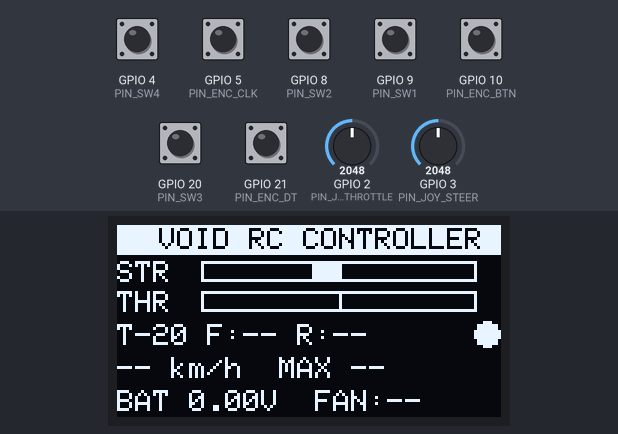
The program below on a simulated Seeed XIAO ESP32-C3. On the bench: 128×64 one-colour display. The test bench sets the inputs (shaded band); at power-on: GPIO 4 (PIN_SW4), GPIO 5 (PIN_ENC_CLK), GPIO 8 (PIN_SW2), GPIO 9 (PIN_SW1), GPIO 10 (PIN_ENC_BTN), GPIO 20 (PIN_SW3), GPIO 21 (PIN_ENC_DT) HIGH, GPIO 2 (PIN_JOY_THROTTLE) = 2048, GPIO 3 (PIN_JOY_STEER) = 2048. EEPROM starts erased; what the program prints to the serial monitor is not drawn.

Above: at 2.0 s.
2.1 s: GPIO 9 (PIN_SW1) pulled LOW for 1 s
At 2.24 s:
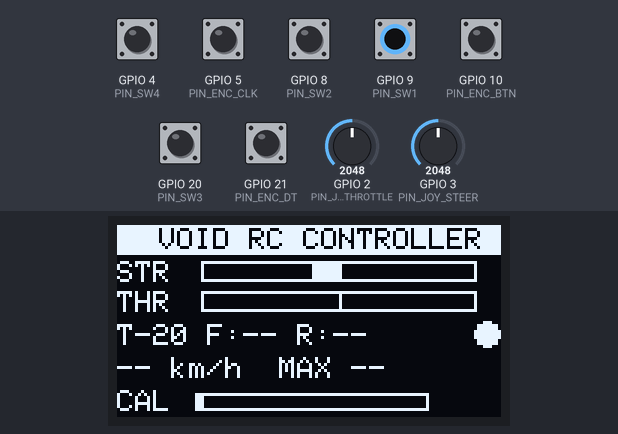
4.6 s: GPIO 4 (PIN_SW4) pulled LOW for 0.15 s
At 5.1 s:
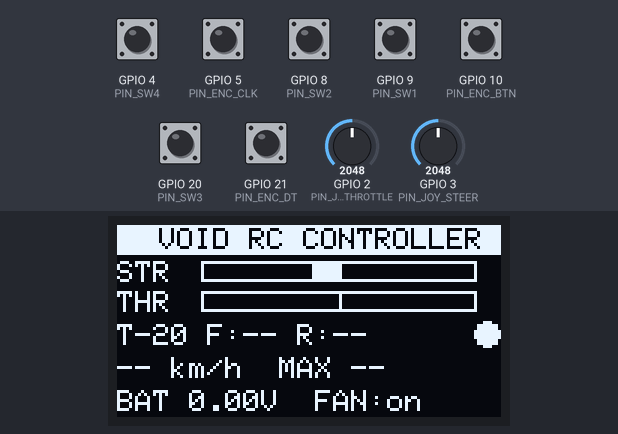
6.2 s: GPIO 2 (PIN_JOY_THROTTLE) set to 2148
7.8 s: GPIO 9 (PIN_SW1) pulled LOW for 0.15 s
9.5 s: GPIO 4 (PIN_SW4) pulled LOW for 1 s
At 10.1 s:
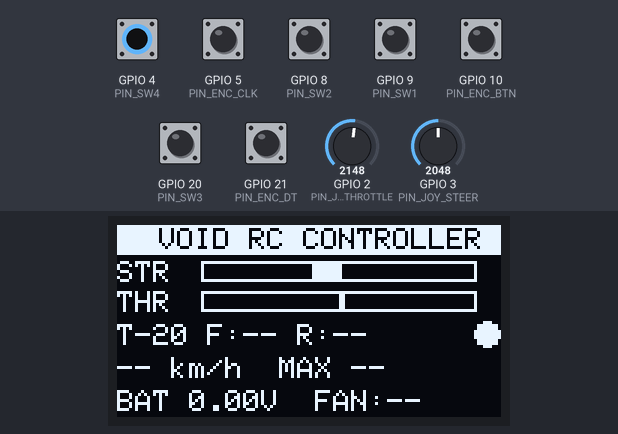
12.0 s: GPIO 3 (PIN_JOY_STEER) set to 2216
At 13.2 s:
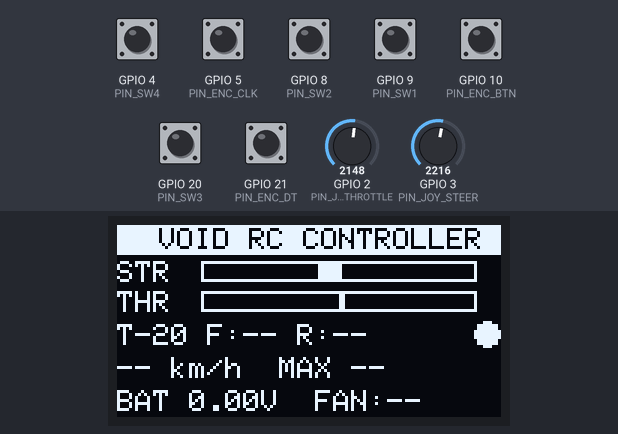
Timing chart, 0 to 14.6 s (numbered marks = the images above; inputs shaded):
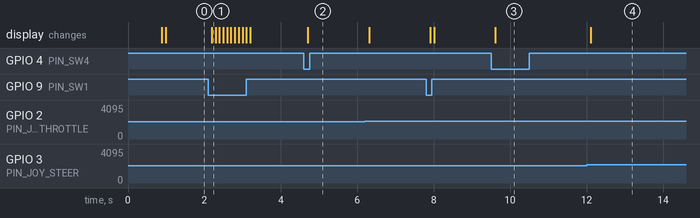

Measured:
- after the input at 2.1 s, the display: changes after 0.09 s (image 1)
- after the input at 4.6 s, the display: changes after 0.11 s (image 2)
- after the input at 9.5 s, the display: changes after 0.11 s (image 3)
- after the input at 12.0 s, the display: changes after 0.11 s (image 4)

The program:

main.cpp
```cpp
// ============================================================
//  VOID — Remote Controller Firmware  v1.5
//  Board  : Seeed Studio XIAO ESP32C3
//  Proto  : ESP-NOW  (TX control → Abyss, RX telemetry ← Abyss)
//
//  ── PIN MAP (J6 / J9 → XIAO) ────────────────────────────
//  J6-1  JoyR   (throttle pot)  → GPIO2  / A0
//  J6-2  JoyL   (steering pot)  → GPIO3  / A1
//  J6-3  SW4    (button 4)      → GPIO4
//  J6-4  CLK    (enc clock)     → GPIO5
//  J6-5  SDA                   → GPIO6
//  J6-6  SCL                   → GPIO7
//  J6-7  BT     (enc DT)        → GPIO21
//
//  J9-1  SW3    (button 3)      → GPIO20
//  J9-2  SW2    (button 2)      → GPIO8
//  J9-3  SW1    (button 1)      → GPIO9
//  J9-4  SW     (enc btn)       → GPIO10
//  J9-5  +3V3   (power)
//  J9-6  GND    (power)
//  J9-7  NC
//
//  ── BUTTON FUNCTIONS ────────────────────────────────────
//  SW1  → Hold 2 s anytime = enter joystick calibration wizard
//  SW2  → Toggle front lights (LED1)
//  SW3  → Toggle rear  lights (LED2)
//  SW4  → Toggle fan
//  ENC rotate → steering trim (-20 … +20 steps)
//  ENC press  → reset trim to 0  /  reset max speed
//
//  ── OLED LAYOUT ─────────────────────────────────────────
//  ┌──────────────────────────┐
//  │   VOID RC CONTROLLER    │  ← title bar (inverted)
//  │ STR [========|====    ] │  ← steering bar
//  │ THR [=====|            ]│  ← throttle bar
//  │ TRIM +3   F:on R:off   ●│  ← trim + lights + link dot
//  │  12.4 km/h  MAX 18.3   │  ← speed / max speed
//  │ BAT 7.82V     FAN:on   │  ← battery + fan (or CAL bar)
//  └──────────────────────────┘
//
//  ── RADIO CONFIG ────────────────────────────────────────
//  Channel  : 1  (locked — avoids WiFi channel overlap)
//  Protocol : LR (ESP32 long-range mode, ~3x obstacle penetration)
//  TX power : 21 dBm (max for C3)
//  TX rate  : 25 Hz (reduces airtime, more room for retries)
//  Failsafe : 1000 ms (tolerates indoor packet bursts)
//
//  ── JOYSTICK CALIBRATION ────────────────────────────────
//  Hold SW1 for 2 seconds anytime → calibration wizard
//  Step 1: sweep sticks to all corners → press ENC button
//  Step 2: centre both sticks         → press ENC button
//  Saves min/mid/max to NVS (flash), survives reboot
//
//  ── NOTE: ESP32Encoder NOT used ─────────────────────────
//  That library relies on the Xtensa PCNT hardware peripheral
//  which does not exist on the RISC-V ESP32-C3.
//  Encoder is handled with a plain GPIO rising-edge ISR.
// ============================================================

#include <Arduino.h>
#include <esp_now.h>
#include <esp_wifi.h>
#include <WiFi.h>
#include <Wire.h>
#include <Adafruit_GFX.h>
#include <Adafruit_SSD1306.h>
#include <Preferences.h>

// ── Pins ─────────────────────────────────────────────────────
#define PIN_JOY_STEER     3   // JoyL → GPIO3 / A1
#define PIN_JOY_THROTTLE  2   // JoyR → GPIO2 / A0
#define PIN_SW4           4
#define PIN_ENC_CLK       5
#define PIN_ENC_DT       21
#define PIN_ENC_BTN      10
#define PIN_SW1           9
#define PIN_SW2           8
#define PIN_SW3          20
#define PIN_SDA           6
#define PIN_SCL           7

// ── Radio config ─────────────────────────────────────────────
// Channel 1 is locked on both Void and Abyss.
// LR protocol: ESP32 proprietary 512 kbps mode — same API,
// ~3× wall/obstacle penetration vs standard 802.11b.
// Both sides MUST use the same channel and protocol or they
// will not hear each other.
#define ESPNOW_CHANNEL   1
#define TX_INTERVAL_MS  40    // 25 Hz — halved from 50 Hz to cut airtime
#define DEFAULT_STEER_TRIM   -20
#define THROTTLE_SMOOTH_ALPHA 0.05f
#define THROTTLE_SLEW_PER_SEC 180.0f
#define STEER_SMOOTH_ALPHA    0.10f
#define STEER_SLEW_PER_SEC    300.0f
#define STEER_DEADZONE        80
#define THROTTLE_DEADZONE     24

// ── Calibration hold time ────────────────────────────────────
#define CAL_HOLD_MS  2000

// ── Software rotary encoder ──────────────────────────────────
volatile int32_t  encCount  = 0;
volatile uint8_t  encState  = 0;
volatile uint32_t encLastUs = 0;

static const int8_t ENC_TABLE[16] = {
     0, -1, +1,  0,
    +1,  0,  0, -1,
    -1,  0,  0, +1,
     0, +1, -1,  0
};

void IRAM_ATTR encISR() {
    uint32_t now = micros();
    if (now - encLastUs < 2000) return;
    uint8_t cur = (digitalRead(PIN_ENC_CLK) << 1) | digitalRead(PIN_ENC_DT);
    int8_t  dir = ENC_TABLE[(encState << 2) | cur];
    encState = cur;
    if (dir != 0) { encCount += dir; encLastUs = now; }
}

// ── OLED ─────────────────────────────────────────────────────
#define OLED_ADDR  0x3C
#define SCREEN_W   128
#define SCREEN_H    64
Adafruit_SSD1306 display(SCREEN_W, SCREEN_H, &Wire, -1);

// ── NVS ──────────────────────────────────────────────────────
Preferences prefs;

// ── Joystick calibration ──────────────────────────────────────
struct JoyCal {
    uint16_t steerMin,  steerMid,  steerMax;
    uint16_t throttMin, throttMid, throttMax;
};
JoyCal cal = {100, 2048, 3995, 100, 2048, 3995};

void saveCal() {
    prefs.begin("joycal", false);
    prefs.putBytes("cal", &cal, sizeof(cal));
    prefs.end();
}
void loadCal() {
    prefs.begin("joycal", true);
    if (prefs.isKey("cal")) prefs.getBytes("cal", &cal, sizeof(cal));
    prefs.end();
}

// ── Control packet (VOID → Abyss) ────────────────────────────
typedef struct __attribute__((packed)) {
    int16_t  steering;
    int16_t  throttle;
    int8_t   trim;
    bool     led1;
    bool     led2;
    bool     fan;
    uint8_t  crc;
} RCPacket;

// ── Telemetry packet (Abyss → VOID) ──────────────────────────
typedef struct __attribute__((packed)) {
    float    kph;
    float    kphMax;
    float    vbat;
    uint8_t  crc;
} TelPacket;

RCPacket pkt = {};
float steerFiltered = 0.0f;
float steerCommand = 0.0f;
bool  steerFilterInit = false;
uint32_t steerLastMs = 0;
float throttleFiltered = 0.0f;
float throttleCommand = 0.0f;
bool  throttleFilterInit = false;
uint32_t throttleLastMs = 0;

// ── Telemetry state ───────────────────────────────────────────
volatile bool      newTel  = false;
volatile TelPacket rxTel   = {};
float    dispKph    = 0.0f;
float    dispKphMax = 0.0f;
float    dispVbat   = 0.0f;

// ── Runtime state ─────────────────────────────────────────────
bool     lastSW2 = HIGH, lastSW3 = HIGH, lastSW4 = HIGH, lastEncBtn = HIGH;
int32_t  lastEncVal = 0;
bool     espNowOK   = false;
uint32_t lastTx     = 0;
uint32_t lastDisp   = 0;
bool     txAck      = false;

// ── SW1 hold-for-calibration state ───────────────────────────
uint32_t sw1HoldStart = 0;
bool     sw1Holding   = false;
bool     sw1CalArmed  = false;

// ── Target MAC ── paste Abyss MAC here ───────────────────────
uint8_t ABYSS_MAC[] = {0x94, 0xA9, 0x90, 0x6B, 0x77, 0x14};

// ── CRC ───────────────────────────────────────────────────────
template<typename T>
uint8_t calcCRC(const T &p) {
    const uint8_t *bytes = reinterpret_cast<const uint8_t *>(&p);
    uint8_t crc = 0;
    for (size_t i = 0; i < sizeof(T) - 1; i++) {
        crc ^= bytes[i];
    }
    return crc;
}

// ── Joystick mapping ─────────────────────────────────────────
int16_t mapJoyCal(uint16_t raw, uint16_t mn, uint16_t mid, uint16_t mx,
                  bool invert = false, uint16_t dead = STEER_DEADZONE)
{
    int32_t v = (int32_t)raw - (int32_t)mid;
    if (abs(v) < (int32_t)dead) return 0;
    int16_t out;
    if (v > 0) {
        int32_t range = (int32_t)mx - (int32_t)mid - dead;
        out = (range <= 0) ? 100
            : (int16_t)constrain(map(v - dead, 0, range, 0, 100), 0, 100);
    } else {
        int32_t range = (int32_t)mid - (int32_t)mn - dead;
        out = -((range <= 0) ? 100
              : (int16_t)constrain(map(-v - dead, 0, range, 0, 100), 0, 100));
    }
    return invert ? -out : out;
}

uint16_t readAveragedAnalog(uint8_t pin, uint8_t samples = 8) {
    uint32_t acc = 0;
    for (uint8_t i = 0; i < samples; ++i) acc += analogRead(pin);
    return (uint16_t)(acc / samples);
}

// ── ESP-NOW callbacks ─────────────────────────────────────────
void onSent(const uint8_t *mac, esp_now_send_status_t status) {
    txAck = (status == ESP_NOW_SEND_SUCCESS);
}

void onReceive(const uint8_t *mac, const uint8_t *data, int len) {
    if (len != sizeof(TelPacket)) return;
    TelPacket tmp;
    memcpy(&tmp, data, sizeof(TelPacket));
    if (calcCRC(tmp) != tmp.crc) return;
    memcpy((void *)&rxTel, &tmp, sizeof(TelPacket));
    newTel = true;
}

// ── OLED helpers ─────────────────────────────────────────────
void drawCentred(const char *s, int y, uint8_t size = 1) {
    display.setTextSize(size);
    int16_t x1, y1; uint16_t w, h;
    display.getTextBounds(s, 0, y, &x1, &y1, &w, &h);
    display.setCursor((SCREEN_W - w) / 2, y);
    display.print(s);
}

void drawBar(int16_t val, int y) {
    display.drawRect(28, y, 92, 7, SSD1306_WHITE);
    display.drawFastVLine(74, y, 7, SSD1306_WHITE);
    if (val > 0) {
        int w = max(1, (int)(val * 45 / 100));
        display.fillRect(75, y + 1, w, 5, SSD1306_WHITE);
    } else if (val < 0) {
        int w = max(1, (int)(-val * 45 / 100));
        display.fillRect(74 - w, y + 1, w, 5, SSD1306_WHITE);
    }
}

// ── Calibration wizard ───────────────────────────────────────
void runCalibration() {
    uint16_t sMin = 4095, sMax = 0, tMin = 4095, tMax = 0;

    display.clearDisplay();
    display.setTextColor(SSD1306_WHITE);
    drawCentred("= CALIBRATION =", 0);
    drawCentred("Sweep BOTH sticks", 14);
    drawCentred("to all 4 corners,", 24);
    drawCentred("then press ENC BTN", 34);
    display.display();

    while (digitalRead(PIN_ENC_BTN) == LOW) delay(10);
    delay(300);

    while (digitalRead(PIN_ENC_BTN) == HIGH) {
        uint16_t rs = analogRead(PIN_JOY_STEER);
        uint16_t rt = analogRead(PIN_JOY_THROTTLE);
        sMin = min(sMin, rs);  sMax = max(sMax, rs);
        tMin = min(tMin, rt);  tMax = max(tMax, rt);
        display.fillRect(0, 54, 128, 10, SSD1306_BLACK);
        display.setCursor(0, 55);
        display.setTextSize(1);
        display.printf("S:%4d-%4d T:%4d-%4d", sMin, sMax, tMin, tMax);
        display.display();
        delay(15);
    }
    while (digitalRead(PIN_ENC_BTN) == LOW) delay(10);
    delay(300);

    display.clearDisplay();
    drawCentred("= CALIBRATION =", 0);
    drawCentred("Centre BOTH sticks", 16);
    drawCentred("then press ENC BTN", 30);
    display.display();

    while (digitalRead(PIN_ENC_BTN) == HIGH) delay(10);
    while (digitalRead(PIN_ENC_BTN) == LOW)  delay(10);
    delay(100);

    uint32_t sAcc = 0, tAcc = 0;
    for (int i = 0; i < 32; i++) {
        sAcc += analogRead(PIN_JOY_STEER);
        tAcc += analogRead(PIN_JOY_THROTTLE);
        delay(8);
    }
    uint16_t sMid = (uint16_t)(sAcc / 32);
    uint16_t tMid = (uint16_t)(tAcc / 32);

    bool ok = (sMax - sMin > 400) && (tMax - tMin > 400)
           && (sMid > sMin + 100)  && (sMid < sMax - 100)
           && (tMid > tMin + 100)  && (tMid < tMax - 100);

    display.clearDisplay();
    if (ok) {
        cal = { sMin, sMid, sMax, tMin, tMid, tMax };
        saveCal();
        drawCentred("SAVED!", 18, 2);
        drawCentred("Rebooting...", 44, 1);
    } else {
        drawCentred("ERROR", 10, 2);
        drawCentred("Range too small.", 36, 1);
        drawCentred("Try again.", 47, 1);
    }
    display.display();
    delay(2000);
    ESP.restart();
}

// ── Setup ─────────────────────────────────────────────────────
void setup() {
    Serial.begin(115200);

    pinMode(PIN_SW1,     INPUT_PULLUP);
    pinMode(PIN_SW2,     INPUT_PULLUP);
    pinMode(PIN_SW3,     INPUT_PULLUP);
    pinMode(PIN_SW4,     INPUT_PULLUP);
    pinMode(PIN_ENC_BTN, INPUT_PULLUP);
    pinMode(PIN_ENC_CLK, INPUT_PULLUP);
    pinMode(PIN_ENC_DT,  INPUT_PULLUP);

    encState = (digitalRead(PIN_ENC_CLK) << 1) | digitalRead(PIN_ENC_DT);
    attachInterrupt(digitalPinToInterrupt(PIN_ENC_CLK), encISR, CHANGE);
    attachInterrupt(digitalPinToInterrupt(PIN_ENC_DT),  encISR, CHANGE);

    Wire.begin(PIN_SDA, PIN_SCL);
    if (!display.begin(SSD1306_SWITCHCAPVCC, OLED_ADDR)) {
        Serial.println("SSD1306 init failed");
    }
    display.clearDisplay();
    display.setTextColor(SSD1306_WHITE);

    loadCal();
    pkt.trim = DEFAULT_STEER_TRIM;
    steerLastMs = millis();
    throttleLastMs = millis();

    // ── WiFi + ESP-NOW + range optimisations ─────────────────
    WiFi.mode(WIFI_STA);
    WiFi.disconnect();

    // Lock to channel 1 and enable LR (long-range) protocol.
    // LR is an Espressif proprietary mode that uses a narrower
    // bandwidth and stronger FEC — same frequency, same API,
    // but penetrates walls ~3× better than standard 802.11b.
    // Both sides must use WIFI_PROTOCOL_LR or they go deaf.
    esp_wifi_set_protocol(WIFI_IF_STA,
        WIFI_PROTOCOL_11B | WIFI_PROTOCOL_11G |
        WIFI_PROTOCOL_11N | WIFI_PROTOCOL_LR);

    // Max TX power — 84 units = 21 dBm on C3
    esp_wifi_set_max_tx_power(84);

    if (esp_now_init() == ESP_OK) {
        espNowOK = true;
        esp_now_register_send_cb(onSent);
        esp_now_register_recv_cb(onReceive);

        esp_now_peer_info_t peer = {};
        memcpy(peer.peer_addr, ABYSS_MAC, 6);
        peer.channel = ESPNOW_CHANNEL;
        peer.encrypt = false;
        esp_now_add_peer(&peer);
        Serial.println("ESP-NOW ready  ch=1  LR+21dBm");
    } else {
        Serial.println("ESP-NOW init FAILED");
    }

    drawCentred("VOID v1.5", 10, 2);
    drawCentred("RC CONTROLLER", 35, 1);
    display.display();
    delay(800);
}

// ── Main loop ─────────────────────────────────────────────────
void loop() {
    uint32_t now = millis();

    // ── Joysticks ────────────────────────────────────────────
    uint16_t rawS = readAveragedAnalog(PIN_JOY_STEER, 4);
    uint16_t rawT = readAveragedAnalog(PIN_JOY_THROTTLE, 8);
    int16_t steerMapped = mapJoyCal(rawS, cal.steerMin,  cal.steerMid,  cal.steerMax,  false, STEER_DEADZONE);
    int16_t throttleMapped = mapJoyCal(rawT, cal.throttMin, cal.throttMid, cal.throttMax, false, THROTTLE_DEADZONE);
    if (!steerFilterInit) {
        steerFiltered = (float)steerMapped;
        steerCommand = (float)steerMapped;
        steerFilterInit = true;
    } else {
        steerFiltered += STEER_SMOOTH_ALPHA * ((float)steerMapped - steerFiltered);
        float dt = (float)(now - steerLastMs) / 1000.0f;
        if (dt < 0.001f) dt = 0.001f;
        float maxStep = STEER_SLEW_PER_SEC * dt;
        float delta = steerFiltered - steerCommand;
        if (delta > maxStep) delta = maxStep;
        if (delta < -maxStep) delta = -maxStep;
        steerCommand += delta;
    }
    steerLastMs = now;

    if (!throttleFilterInit) {
        throttleFiltered = (float)throttleMapped;
        throttleCommand = (float)throttleMapped;
        throttleFilterInit = true;
    } else {
        throttleFiltered += THROTTLE_SMOOTH_ALPHA * ((float)throttleMapped - throttleFiltered);
        float dt = (float)(now - throttleLastMs) / 1000.0f;
        if (dt < 0.001f) dt = 0.001f;
        float maxStep = THROTTLE_SLEW_PER_SEC * dt;
        float delta = throttleFiltered - throttleCommand;
        if (delta > maxStep) delta = maxStep;
        if (delta < -maxStep) delta = -maxStep;
        throttleCommand += delta;
    }
    throttleLastMs = now;
    int16_t throttleRounded = (throttleCommand >= 0.0f)
        ? (int16_t)(throttleCommand + 0.5f)
        : (int16_t)(throttleCommand - 0.5f);
    int16_t steerRounded = (steerCommand >= 0.0f)
        ? (int16_t)(steerCommand + 0.5f)
        : (int16_t)(steerCommand - 0.5f);
    pkt.steering = constrain(steerRounded, -100, 100);
    pkt.throttle = constrain(throttleRounded, -100, 100);
    int16_t steerFinal = constrain((int16_t)pkt.steering + pkt.trim, -100, 100);

    // ── Encoder → trim ───────────────────────────────────────
    int32_t encNow;
    noInterrupts();
    encNow = encCount;
    interrupts();

    if (encNow != lastEncVal) {
        pkt.trim = (int8_t)constrain((int32_t)pkt.trim + (encNow - lastEncVal), -20, 20);
        lastEncVal = encNow;
    }

    // Encoder press → reset trim + reset max speed
    bool encBtn = digitalRead(PIN_ENC_BTN);
    if (lastEncBtn == HIGH && encBtn == LOW) {
        pkt.trim = DEFAULT_STEER_TRIM;
        noInterrupts();
        encCount = 0;
        interrupts();
        lastEncVal = 0;
        dispKphMax = 0.0f;
    }
    lastEncBtn = encBtn;

    // ── SW1 — hold 2 s for calibration ───────────────────────
    {
        bool s1 = digitalRead(PIN_SW1);
        if (s1 == HIGH) {
            sw1Holding  = false;
            sw1CalArmed = false;
        } else {
            if (!sw1Holding) {
                sw1Holding   = true;
                sw1HoldStart = now;
                sw1CalArmed  = false;
            } else {
                if (now - sw1HoldStart >= CAL_HOLD_MS) runCalibration();
                sw1CalArmed = true;
            }
        }
    }

    // ── SW2 → front lights ───────────────────────────────────
    bool s2 = digitalRead(PIN_SW2);
    if (lastSW2 == HIGH && s2 == LOW) pkt.led1 = !pkt.led1;
    lastSW2 = s2;

    // ── SW3 → rear lights ────────────────────────────────────
    bool s3 = digitalRead(PIN_SW3);
    if (lastSW3 == HIGH && s3 == LOW) pkt.led2 = !pkt.led2;
    lastSW3 = s3;

    // ── SW4 → fan ────────────────────────────────────────────
    bool s4 = digitalRead(PIN_SW4);
    if (lastSW4 == HIGH && s4 == LOW) pkt.fan = !pkt.fan;
    lastSW4 = s4;

    // ── Ingest telemetry from Abyss ──────────────────────────
    if (newTel) {
        newTel = false;
        TelPacket tel;
        noInterrupts();
        memcpy(&tel, (const void *)&rxTel, sizeof(TelPacket));
        interrupts();
        dispKph  = tel.kph;
        dispVbat = tel.vbat;
        if (tel.kphMax > dispKphMax) dispKphMax = tel.kphMax;
    }

    // ── TX @ 25 Hz ───────────────────────────────────────────
    if (now - lastTx >= TX_INTERVAL_MS) {
        lastTx = now;
        RCPacket tx = pkt;
        tx.steering = steerFinal;
        tx.crc      = calcCRC(tx);
        if (espNowOK) esp_now_send(ABYSS_MAC, (uint8_t *)&tx, sizeof(tx));
    }

    // ── OLED @ 10 Hz ─────────────────────────────────────────
    if (now - lastDisp >= 100) {
        lastDisp = now;
        display.clearDisplay();
        display.setTextColor(SSD1306_WHITE);

        // Title bar
        display.fillRect(0, 0, 128, 10, SSD1306_WHITE);
        display.setTextColor(SSD1306_BLACK);
        display.setCursor(14, 1);
        display.setTextSize(1);
        display.print("VOID RC CONTROLLER");
        display.setTextColor(SSD1306_WHITE);

        // STR / THR bars
        display.setCursor(0, 12); display.print("STR");
        drawBar(steerFinal, 12);
        display.setCursor(0, 22); display.print("THR");
        drawBar(pkt.throttle, 22);

        // Trim + lights + link dot
        display.setCursor(0, 33);
        display.printf("T%+d F:%s R:%s",
            pkt.trim,
            pkt.led1 ? "on" : "--",
            pkt.led2 ? "on" : "--");

        bool isBroadcast = (ABYSS_MAC[0] == 0xFF && ABYSS_MAC[1] == 0xFF);
        if (isBroadcast) {
            display.setCursor(110, 33); display.print("BC");
        } else if (txAck) {
            display.fillCircle(123, 36, 4, SSD1306_WHITE);
        } else {
            display.drawCircle(123, 36, 4, SSD1306_WHITE);
        }

        // Speed row
        display.setCursor(0, 44);
        if (dispKph == 0.0f && dispKphMax == 0.0f && dispVbat == 0.0f) {
            display.print("-- km/h  MAX --");
        } else {
            display.printf("%.1f km/h MAX%.1f", dispKph, dispKphMax);
        }

        // Bottom row: CAL bar while holding SW1, else battery + fan
        display.setCursor(0, 55);
        if (sw1CalArmed) {
            uint32_t held = now - sw1HoldStart;
            uint8_t  barW = (uint8_t)(min(held, (uint32_t)CAL_HOLD_MS) * 76 / CAL_HOLD_MS);
            display.print("CAL");
            display.drawRect(26, 56, 78, 6, SSD1306_WHITE);
            if (barW > 0) display.fillRect(27, 57, barW, 4, SSD1306_WHITE);
        } else {
            display.printf("BAT %.2fV  FAN:%s",
                dispVbat,
                pkt.fan ? "on" : "--");
        }

        display.display();
    }
}
```
